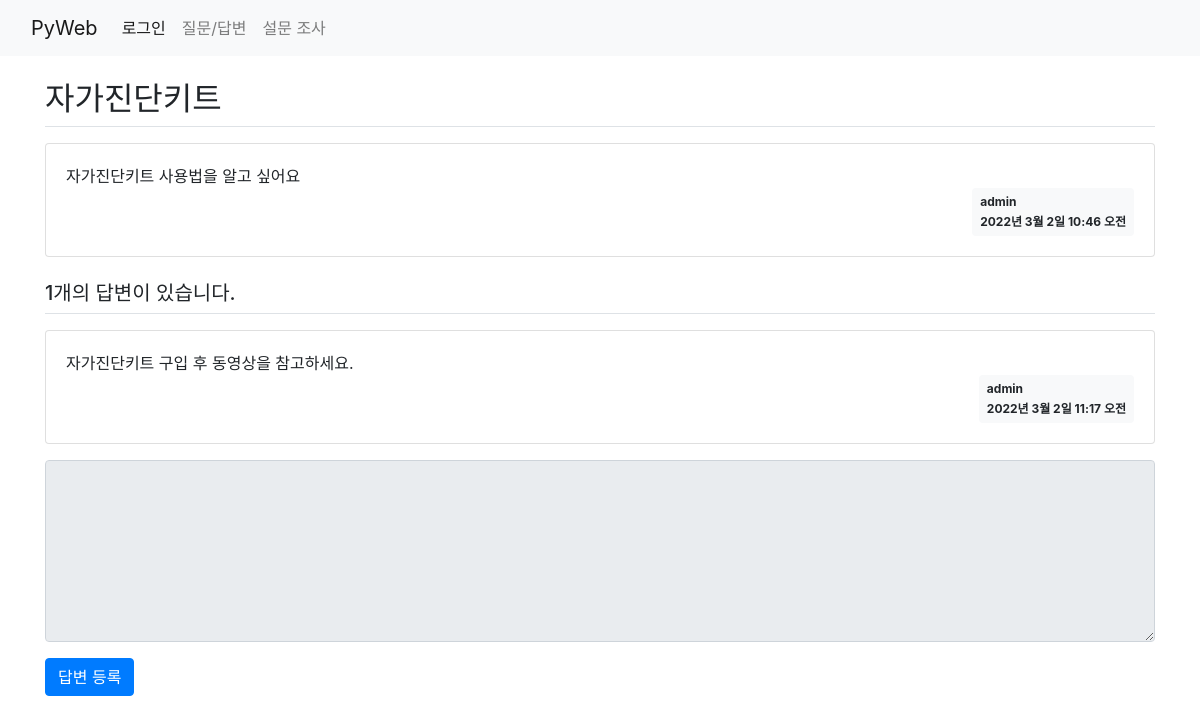
The page /board/1/ on the database its author committed.
### board/models.py (models this page shows, shortened)
class Question(models.Model):
    subject = models.CharField(max_length=200)
    content = models.TextField()
    create_date = models.DateTimeField()                            # 반드시 있어야 함(NOT NULL)
    modify_date = models.DateTimeField(null=True, blank=True)       # null 허용, blank - 폼 데이터 null
    author = models.ForeignKey(User, on_delete=models.CASCADE)      # user의 username과 외래키 설정

class Answer(models.Model):
    content = models.TextField()
    create_date = models.DateTimeField()
    modify_date = models.DateTimeField(null=True, blank=True)
    question = models.ForeignKey(Question, on_delete=models.CASCADE)
    author = models.ForeignKey(User, on_delete=models.CASCADE)      # user의 username과 외래키 설정

### board/views.py (the view)
# urls.py: path('<int:question_id>/', views.detail, name='detail'),    # 127.0.0.1:8000/board/1/
def detail(request, question_id):
    question = get_object_or_404(Question, pk=question_id)      # url 경로 오류 처리(오류 대신 Page not found (404) 출력)
    context = {'question':question}
    return render(request, 'board/detail.html', context)

### templates/board/detail.html (shortened to what this page needs)
{% extends 'base.html' %}
{% block content %}
    <div class="container my-3">
        <h2 class="border-bottom py-2">{{ question.subject }}</h2>
        <div class="card my-3">
            <div class="card-body">
                <div class="card-text" style="white-space:pre-line">{{ question.content }}</div>
                <div class="d-flex justify-content-end">
                    <div class="badge badge-light p-2 text-left">
                        <div class="mb-2">{{ question.author }}</div>
                        <div>{{ question.create_date }}</div>
                    </div>
                </div>
            </div>
        </div>
        <h5 class="border-bottom my-3 py-2">
            {{ question.answer_set.count }}개의 답변이 있습니다.
        </h5>
        {% for answer in question.answer_set.all %}
        <div class="card my-3">
            <div class="card-body">
                <div class="card-text" style="white-space:pre-line">{{ answer.content }}</div>
                <div class="d-flex justify-content-end">
                    <div class="badge badge-light p-2 text-left">
                        <div class="mb-2">{{ answer.author }}</div>
                        <div>{{ answer.create_date }}</div>
                    </div>
                </div>
            </div>
        </div>
        {% endfor %}
        <form action="{% url 'board:answer_create' question.id %}" method="post">
            <div class="form-group">
                <textarea name="content" rows="7" cols="60" class="form-control"
                          {% if not user.is_authenticated %} disabled {% endif %}></textarea>
            </div>
            <input type="submit" value="답변 등록" class="btn btn-primary">
        </form>
    </div>
{% endblock %}

### rows shown on the page
Question: subject "자가진단키트", content "자가진단키트 사용법을 알고 싶어요", author "admin", create_date "2022년 3월 2일 10:46 오전", answer_set.count "1"
Answer: content "자가진단키트 구입 후 동영상을 참고하세요.", author "admin", create_date "2022년 3월 2일 11:17 오전"
